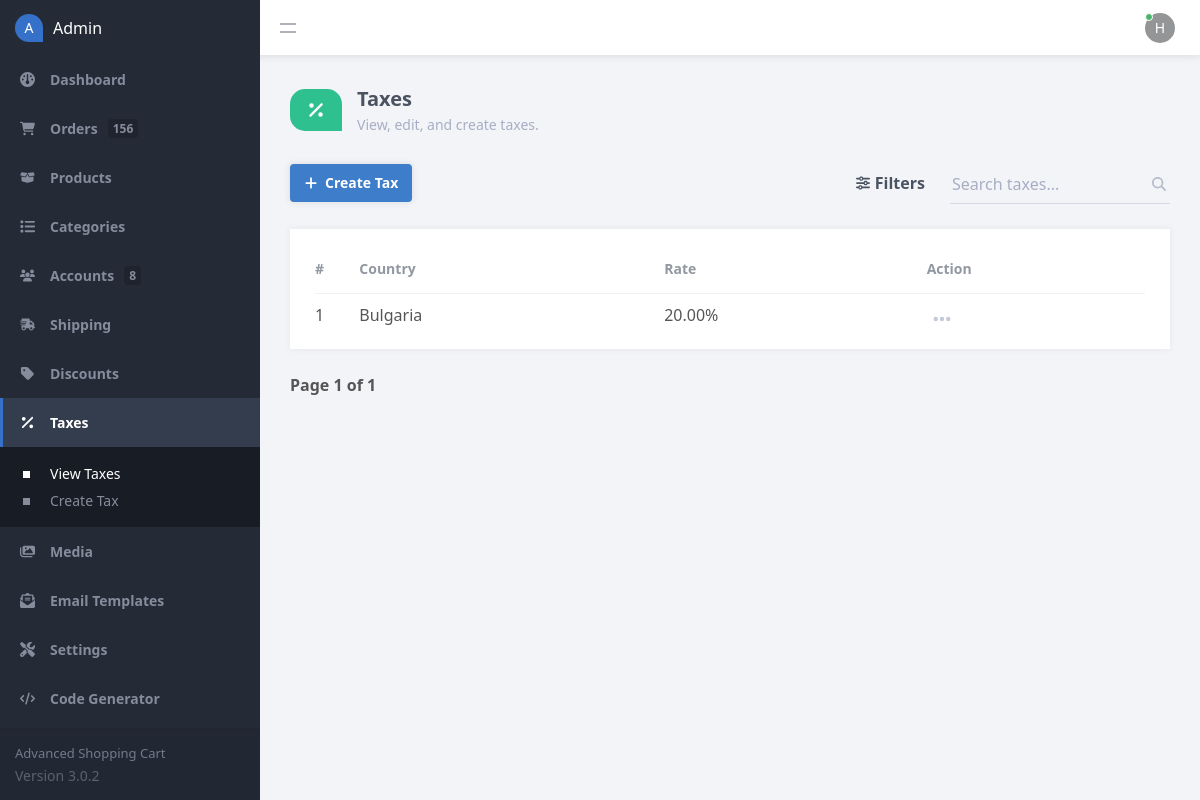
Screenshot of /admin/index.php?page=taxes (signed in) with the database file from the repository.
### tables this page shows
CREATE TABLE `taxes` (
  `id` int(11) NOT NULL,
  `country` varchar(255) NOT NULL,
  `rate` decimal(5,2) NOT NULL
);

### admin/index.php (called while the page is built, shortened)
<?php
include '../functions.php';
$pdo = pdo_connect_mysql();
$page = isset($_GET['page']) && file_exists($_GET['page'] . '.php') ? $_GET['page'] : 'dashboard';
$accounts_total = $pdo->query('SELECT COUNT(*) AS total FROM accounts')->fetchColumn();
$orders_total = $pdo->query('SELECT COUNT(*) AS total FROM transactions')->fetchColumn();
include $page . '.php';
?>

### admin/taxes.php (the view, shortened to what this page needs)
<?php
$pagination_page = isset($_GET['pagination_page']) ? $_GET['pagination_page'] : 1;
$search = isset($_GET['search_query']) ? $_GET['search_query'] : '';
$country = isset($_GET['country']) ? $_GET['country'] : '';
$order = isset($_GET['order']) && $_GET['order'] == 'DESC' ? 'DESC' : 'ASC';
$order_by_whitelist = ['id','country','rate'];
$order_by = isset($_GET['order_by']) && in_array($_GET['order_by'], $order_by_whitelist) ? $_GET['order_by'] : 'id';
$results_per_pagination_page = 20;
$param1 = ($pagination_page - 1) * $results_per_pagination_page;
$param2 = $results_per_pagination_page;
$where = '';
$where .= $search ? 'WHERE (t.country LIKE :search OR t.rate LIKE :search) ' : '';
$stmt = $pdo->prepare('SELECT COUNT(*) AS total FROM taxes t ' . $where);
$stmt->execute();
$total_taxes = $stmt->fetchColumn();
$stmt = $pdo->prepare('SELECT t.* FROM taxes t ' . $where . ' ORDER BY ' . $order_by . ' ' . $order . '  LIMIT :start_results,:num_results');
$stmt->bindParam('start_results', $param1, PDO::PARAM_INT);
$stmt->bindParam('num_results', $param2, PDO::PARAM_INT);
$stmt->execute();
$taxes = $stmt->fetchAll(PDO::FETCH_ASSOC);
$url = 'index.php?page=taxes&search_query=' . $search . '&country=' . $country;
?>
<?=template_admin_header('Taxes', 'taxes', 'view')?>
<div class="content-title">
    <div class="title">
        <div class="icon">
        </div>
        <div class="txt">
            <h2>Taxes</h2>
            <p>View, edit, and create taxes.</p>
        </div>
    </div>
</div>
<div class="content-header responsive-flex-column pad-top-5">
    <a href="index.php?page=tax" class="btn">
        Create Tax
    </a>
    <form action="" method="get">
        <div class="filters">
            <a href="#">
                Filters
            </a>
        </div>
        <div class="search">
            <label for="search_query">
                <input id="search_query" type="text" name="search_query" placeholder="Search taxes..." value="<?=htmlspecialchars($search, ENT_QUOTES)?>" class="responsive-width-100">
            </label>
        </div>
    </form>
</div>
<div class="content-block">
    <div class="table">
        <table>
            <thead>
                <tr>
                    <td class="responsive-hidden"><a href="<?=$url . '&order=' . ($order=='ASC'?'DESC':'ASC') . '&order_by=id'?>">#<?=$order_by=='id' ? $table_icons[strtolower($order)] : ''?></a></td>
                    <td><a href="<?=$url . '&order=' . ($order=='ASC'?'DESC':'ASC') . '&order_by=country'?>">Country<?=$order_by=='country' ? $table_icons[strtolower($order)] : ''?></a></td>
                    <td><a href="<?=$url . '&order=' . ($order=='ASC'?'DESC':'ASC') . '&order_by=rate'?>">Rate<?=$order_by=='rate' ? $table_icons[strtolower($order)] : ''?></a></td>
                    <td class="align-center">Action</td>
                </tr>
            </thead>
            <tbody>
                <?php foreach ($taxes as $tax): ?>
                <tr>
                    <td class="responsive-hidden"><?=$tax['id']?></td>
                    <td><?=$tax['country']?></td>
                    <td><?=$tax['rate']?>%</td>
                    <td class="actions">
                        <div class="table-dropdown">
                        </div>
                    </td>
                </tr>
                <?php endforeach; ?>
            </tbody>
        </table>
    </div>
</div>
<div class="pagination">
    <span>Page <?=$pagination_page?> of <?=ceil($total_taxes / $results_per_pagination_page) == 0 ? 1 : ceil($total_taxes / $results_per_pagination_page)?></span>
</div>
<?=template_admin_footer()?>

### rows the page displays
taxes: id "1", country "Bulgaria", rate "20.00"

### other values shown
$orders_total "156"
$accounts_total "8"
substr($_SESSION['account_name'], 0, 1) "H"
$pagination_page "1"
ceil($total_taxes / $results_per_pagination_page) "1"
